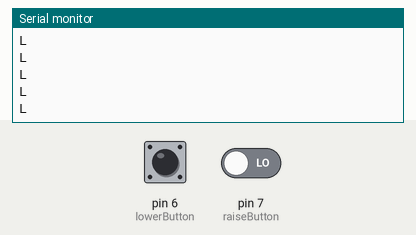
Simulated run of this sketch. Board: Arduino Uno, built with avr-gcc and run on an emulated ATmega328P. Shown: the last lines printed to the serial monitor. The test bench sets the inputs (shaded band); at power-on: pin 6 (lowerButton) HIGH, pin 7 (raiseButton) LOW.

Above: at 1.2 s.
1.3 s: pin 6 (lowerButton) pulled LOW for 0.15 s
At 1.31 s:
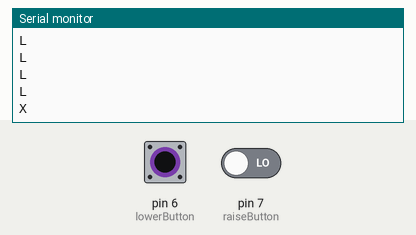
2.9 s: pin 6 (lowerButton) driven LOW and pin 7 (raiseButton) driven HIGH
At 2.91 s:
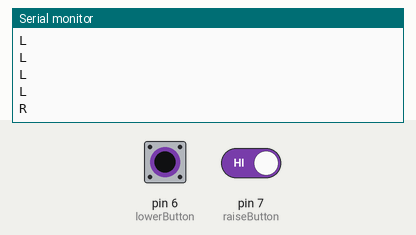

The sketch:

Sender.ino
```cpp
//two button setup
//one for raise, one for lower
const int raiseButton = 7;
const int lowerButton = 6;

boolean raiseStatus = 0;
boolean lowerStatus = 0;

void setup() {
  //transmit Serial data at 9600 baud
  //the XBee will transmit the data
  Serial.begin(9600);

  pinMode(raiseButton,INPUT);
  pinMode(lowerButton,INPUT);
}
void loop() {
  //read the buttons
  raiseStatus = digitalRead(raiseButton);
  lowerStatus = digitalRead(lowerButton);

  if(raiseStatus == HIGH && lowerStatus == LOW){
    Serial.println("R"); //raise platform
  }

  else if(raiseStatus == LOW && lowerStatus == HIGH){
    Serial.println("L"); //lower platform
  }

  else
  {
  Serial.println("X"); //keep system stationary
  }

  delay(100);
}
```

Measured:
- after the input at 1.3 s, the serial monitor: prints a new line at once (image 1)
- after the input at 2.9 s, the serial monitor: prints a new line at once (image 2)
